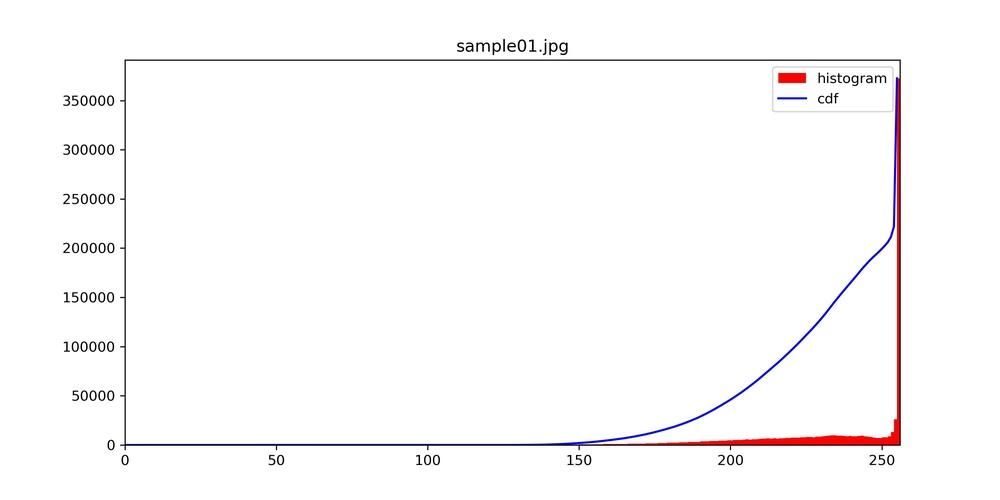
#> input picture assignment_1/HE_hist&cdf/sample01.jpg, 1000 x 500 px, shrunk from 3000 x 1500 before the run, found by its file name
$ jupyter execute --allow-errors Plot.ipynb
#> lines starting #> are read from the running program, lines starting #| are printed output that depends on the picture; pictures that were not available may be replaced by others from this repository, and a replacement may not be noted
[cell 1]
import cv2
import numpy as np
from matplotlib import pyplot as plt

[cell 2]
def plot_result(img_path, img_name, save_path='', channel_mode=0):
    ''' plot_result
    :param: img_path: input image
    :param: img_name: name of input image
    :param: save_path: path saving the results
    :param channel_mode: 0 - flatten / 1 - rgb / 2 - HSV, defaults to 0
    :return: None
    '''
#> called with img_path = 'sample_images/sample01.jpg', img_name = 'sample01.jpg', save_path = 'HE_hist&cdf/sample01.jpg', channel_mode = 0
    img = cv2.imread(img_path)
#> img is the input picture: shape (500, 1000, 3); mean B, G, R 250.6, 250.1, 251.3

    plt.figure(figsize=(10, 5), dpi=300)

    # Plot histogram&cdf of the image
    if channel_mode == 0:

        # Histogram
        hist, bins = np.histogram(img.flatten(), 256, [0, 256])
#> hist = 256 values, max 1400603 at index 255, min 21 at index 131, mean 5859.4; bins = 257 values from 0 to 256

        # Plot histogram
        plt.hist(img.flatten(), 256, [0, 256], label = 'histogram', color='r')
        plt.legend(loc='best')
        plt.xlim([0,256])

        # Cdf
        pdf = hist/np.sum(hist)
#> pdf = 256 values, max 0.934 at index 255, min 1.4e-05 at index 131, mean 0.00391
        cdf = pdf.cumsum()
#> cdf = 256 values from 0.0014 to 1
        # Normalize cdf
        cdf = cdf * float(hist.max()) / cdf.max()
#> cdf = 256 values from 1964.6 to 1400603

        # Plot cdf
        plt.plot(cdf, label = 'cdf', color = 'b')
        plt.xlim([0,256])

    # Plot histogram&cdf with RGB channels separately
    if channel_mode ==1 :

        _, _, colorChannel = img.shape
        colors = ['B', 'G', 'R']

        for i in range(colorChannel):
            # Histogram
            hist, bins = np.histogram(img[:, :, i].flatten(), 256, [0, 256])

            # Plot histogram
            plt.hist(img[:, :, i].flatten(), 256, [0, 256], label = colors[i] + '_histogram')
            plt.legend(loc='best')
            plt.xlim([0,256])


        for i in range(colorChannel):
            # Cdf
            hist, bins = np.histogram(img[:, :, i].flatten(), 256, [0, 256])
            cdf = np.cumsum(hist/np.sum(hist))
            # Normalize cdf
            cdf = cdf * float(hist.max()) / cdf.max()

            # Plot cdf
            plt.plot(cdf, label = colors[i] + '_cdf')
            plt.xlim([0,256])

    # Plot histogram&cdf with HSV input format
    if channel_mode == 2:

        # Convert BGR to HSV format
        img_hsv = cv2.cvtColor(img, cv2.COLOR_BGR2HSV)
        H, S, V = cv2.split(img_hsv)

        # Plot Hist
        hist_S, _ = np.histogram(S.flatten(), 256, [0, 256])
        hist_V, _ = np.histogram(V.flatten(), 256, [0, 256])
        plt.hist(S.flatten(), 256, [0, 256], label = 'S_histogram')
        plt.legend(loc='best')
        plt.xlim([0,256])
        plt.hist(V.flatten(), 256, [0, 256], label = 'V_histogram')
        plt.legend(loc='best')
        plt.xlim([0,256])

        # Cdf
        cdf_S = np.cumsum(hist_S/np.sum(hist_S))
        cdf_S = cdf_S * float(hist_S.max() / cdf_S.max())
        cdf_V = np.cumsum(hist_V/np.sum(hist_V))
        cdf_V = cdf_V * float(hist_V.max() / cdf_V.max())

        # Plot Cdf
        plt.plot(cdf_S, label = "S_cdf")
        plt.xlim([0, 256])
        plt.plot(cdf_V, label = "V_cdf")
        plt.xlim([0, 256])


    plt.title(img_name)
    plt.legend(loc='best')
    if not save_path=='':
        plt.savefig(save_path)
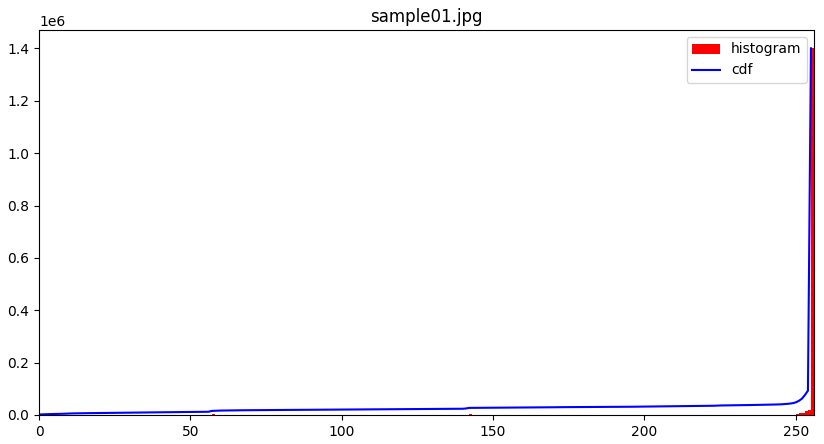
#> figure drawn by matplotlib, 1 panel; tallest bar 1400603 high, from x = 255 to 256; curve peaks at x = 255, y = 1400603
    plt.show()

[cell 3]
base_path1 = 'sample_images/'
base_path2 = 'HE_images/'
save_path = 'HE_hist&cdf/'
imgList = ["sample01.jpg", "sample02.jpeg", "sample03.jpeg", "sample04.jpeg", "sample05.jpeg", "sample06.jpg", "sample07.jpg", "sample08.jpg"]
#> (the rest of this cell did not finish here and is left out)

#> call 2 of plot_result, with img_path = 'HE_images/RGB_sample01.jpg', img_name = 'RGB_sample01.jpg', save_path = 'HE_hist&cdf/RGB_sample01.jpg', channel_mode = 1
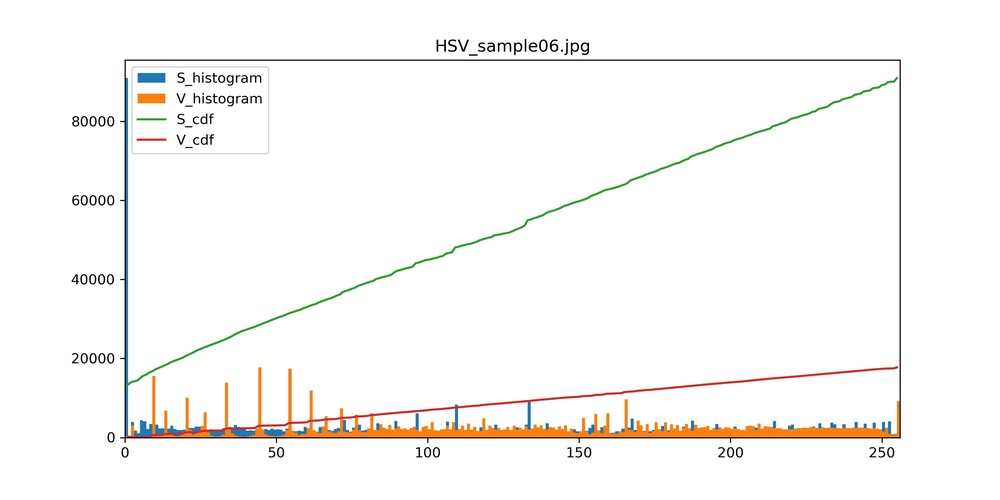
#> input picture assignment_1/HE_hist&cdf/HSV_sample06.jpg, 1000 x 500 px, shrunk from 3000 x 1500 before the run, given in place of RGB_sample01.jpg, which was not available
#> in plot_result, img is the input picture: shape (500, 1000, 3); mean B, G, R 246.6, 248.4, 249.7
#> in plot_result (call 2), `plt.savefig(save_path)`:
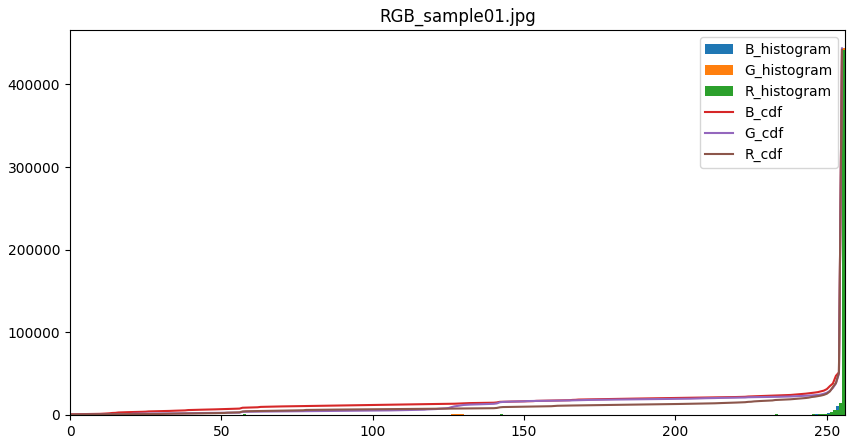
#> figure drawn by matplotlib, 1 panel; tallest bar 441628 high, from x = 255 to 256; tallest bar 443746 high, from x = 255 to 256; tallest bar 441898 high, from x = 255 to 256; curve peaks at x = 255, y = 441628
    plot_result(base_path2 + 'HSV_' + imgPath, 'HSV_' + imgPath, save_path = save_path + 'HSV_' + imgPath, channel_mode = 2)
#> call 3 of plot_result, with img_path = 'HE_images/HSV_sample01.jpg', img_name = 'HSV_sample01.jpg', save_path = 'HE_hist&cdf/HSV_sample01.jpg', channel_mode = 2
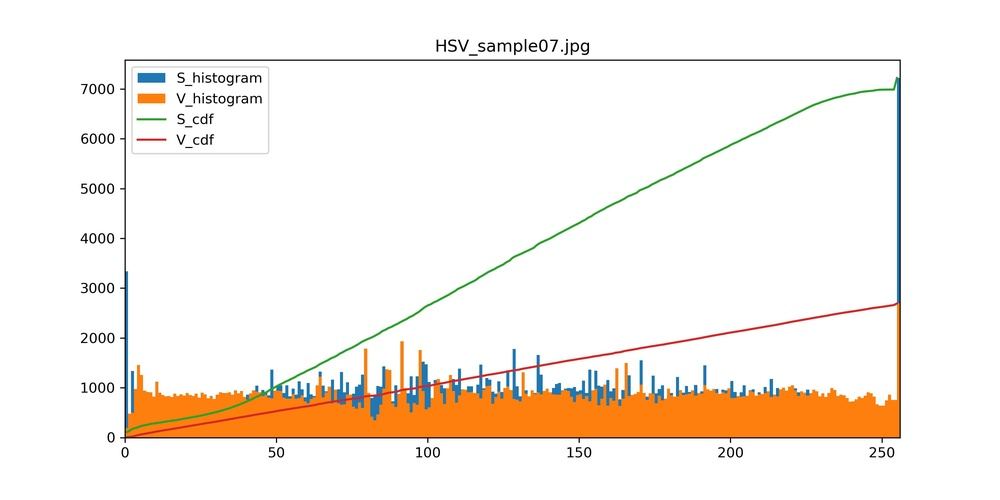
#> input picture assignment_1/HE_hist&cdf/HSV_sample07.jpg, 1000 x 500 px, shrunk from 3000 x 1500 before the run, given in place of HSV_sample01.jpg, which was not available
#> in plot_result, img is the input picture: shape (500, 1000, 3); mean B, G, R 233.6, 240.9, 248.3
#> in plot_result (call 3), `img_hsv = cv2.cvtColor(img, cv2.COLOR_BGR2HSV)`: img_hsv: shape (500, 1000, 3); mean H, S, V 9.4, 19.4, 249.9
#> in plot_result (call 3), `H, S, V = cv2.split(img_hsv)`:
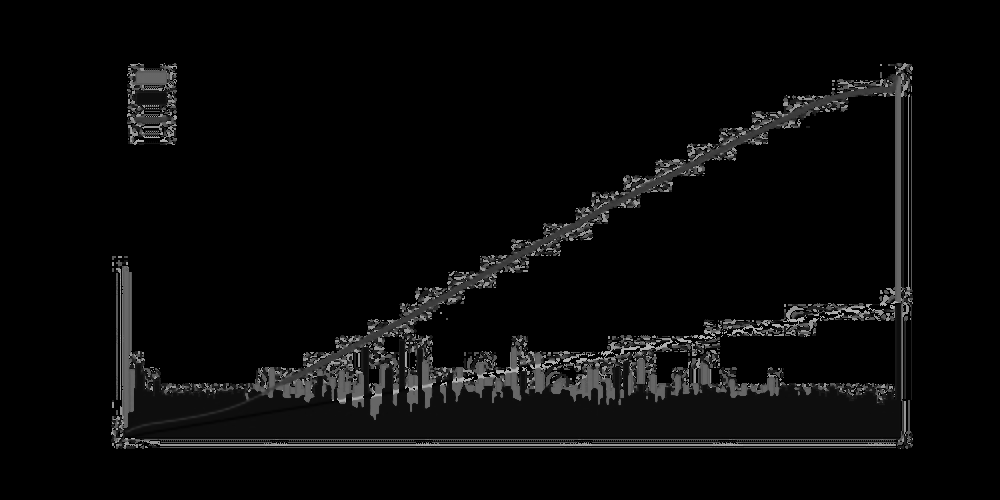
#> H: shape (500, 1000); min 0, max 179, mean 9.4
#> in plot_result (call 3), `H, S, V = cv2.split(img_hsv)`:
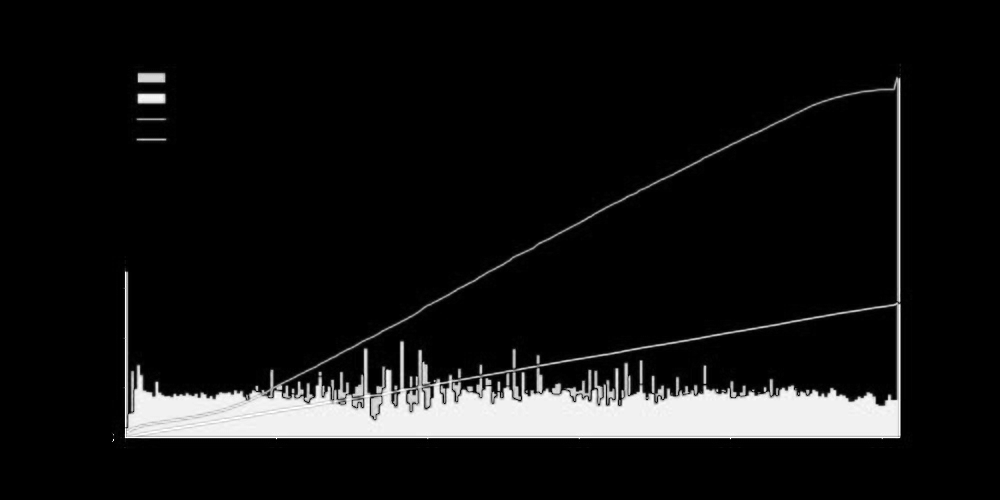
#> S: shape (500, 1000); min 0, max 255, mean 19.4
#> in plot_result (call 3), `H, S, V = cv2.split(img_hsv)`:
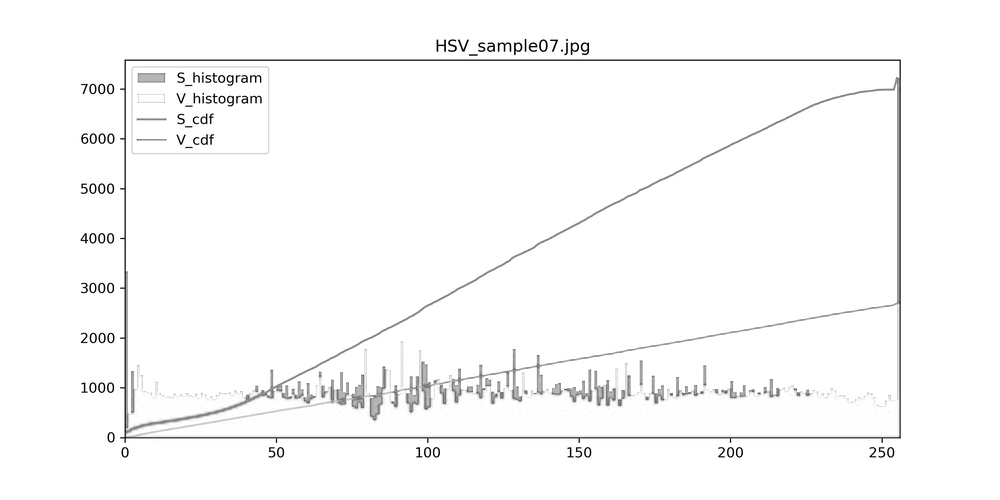
#> V: shape (500, 1000); min 0, max 255, mean 249.9
#> in plot_result (call 3), `hist_S, _ = np.histogram(S.flatten(), 256, [0, 256])`: hist_S = 256 values, max 413371 at index 0, min 18 at index 254, mean 1953.1
#> in plot_result (call 3), `hist_V, _ = np.histogram(V.flatten(), 256, [0, 256])`: hist_V = 256 values, max 434837 at index 255, min 11 at index 10, mean 1953.1
#> in plot_result (call 3), `cdf_S = np.cumsum(hist_S/np.sum(hist_S))`: cdf_S = 256 values from 0.827 to 1
#> in plot_result (call 3), `cdf_S = cdf_S * float(hist_S.max() / cdf_S.max())`: cdf_S = 256 values from 341751.2 to 413371
#> in plot_result (call 3), `cdf_V = np.cumsum(hist_V/np.sum(hist_V))`: cdf_V = 256 values from 0.0005 to 1
#> in plot_result (call 3), `cdf_V = cdf_V * float(hist_V.max() / cdf_V.max())`: cdf_V = 256 values from 217.4 to 434837
#> in plot_result (call 3), `plt.savefig(save_path)`:
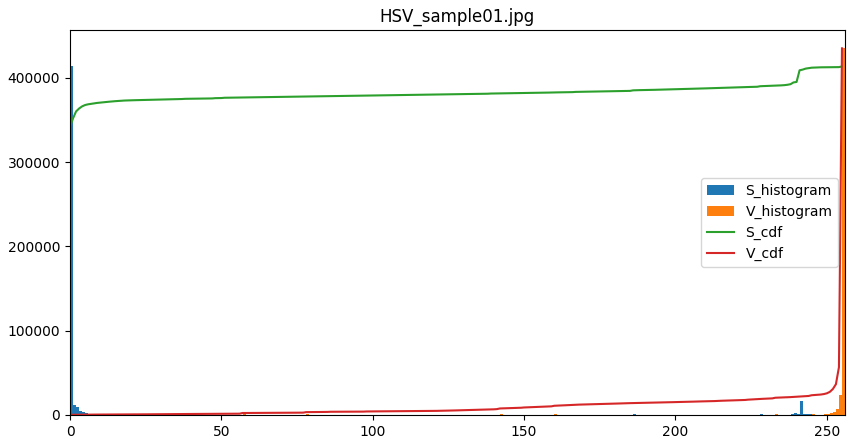
#> figure drawn by matplotlib, 1 panel; tallest bar 413371 high, from x = 0 to 1; tallest bar 434837 high, from x = 255 to 256; curve peaks at x = 255, y = 413371; curve peaks at x = 255, y = 434837
#> pass 2 of the loop `for imgPath in imgList:`:
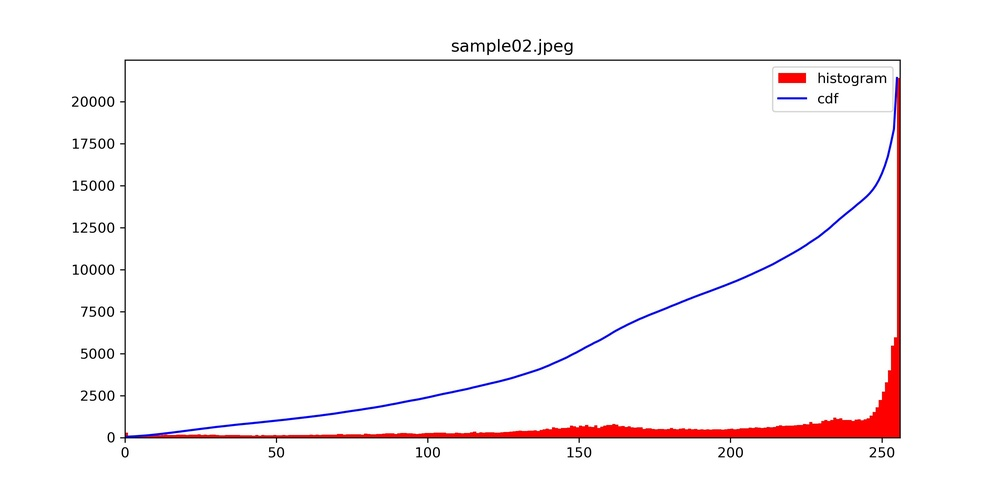
#> input picture assignment_1/HE_hist&cdf/sample02.jpeg, 1000 x 500 px, shrunk from 3000 x 1500 before the run, found by its file name
#> in plot_result, img is the input picture: shape (500, 1000, 3); mean B, G, R 248.1, 247.5, 251
#> hist = 256 values, max 1371932 at index 255, min 32 at index 106, mean 5859.4
#> pdf = 256 values, max 0.915 at index 255, min 2.13e-05 at index 106, mean 0.00391
#> in plot_result (call 4), `cdf = pdf.cumsum()`: cdf = 256 values from 0.00396 to 1
#> in plot_result (call 4), `cdf = cdf * float(hist.max()) / cdf.max()`: cdf = 256 values from 5436.5 to 1371932
#> in plot_result (call 4), `plt.savefig(save_path)`:
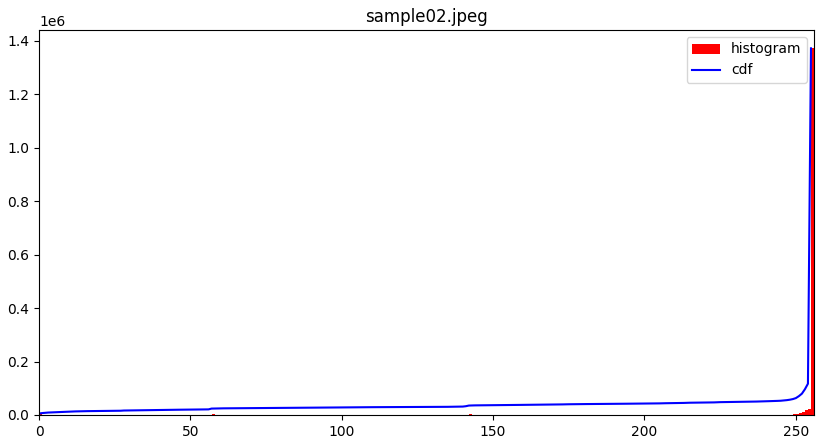
#> figure drawn by matplotlib, 1 panel; tallest bar 1371932 high, from x = 255 to 256; curve peaks at x = 255, y = 1371932
#> in plot_result (call 5), `plt.savefig(save_path)`:
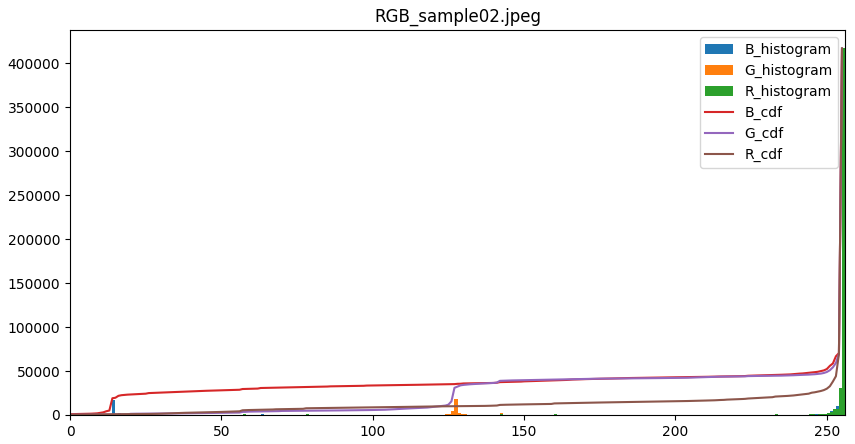
#> figure drawn by matplotlib, 1 panel; tallest bar 415248 high, from x = 255 to 256; tallest bar 416657 high, from x = 255 to 256; tallest bar 416727 high, from x = 255 to 256; curve peaks at x = 255, y = 415248
